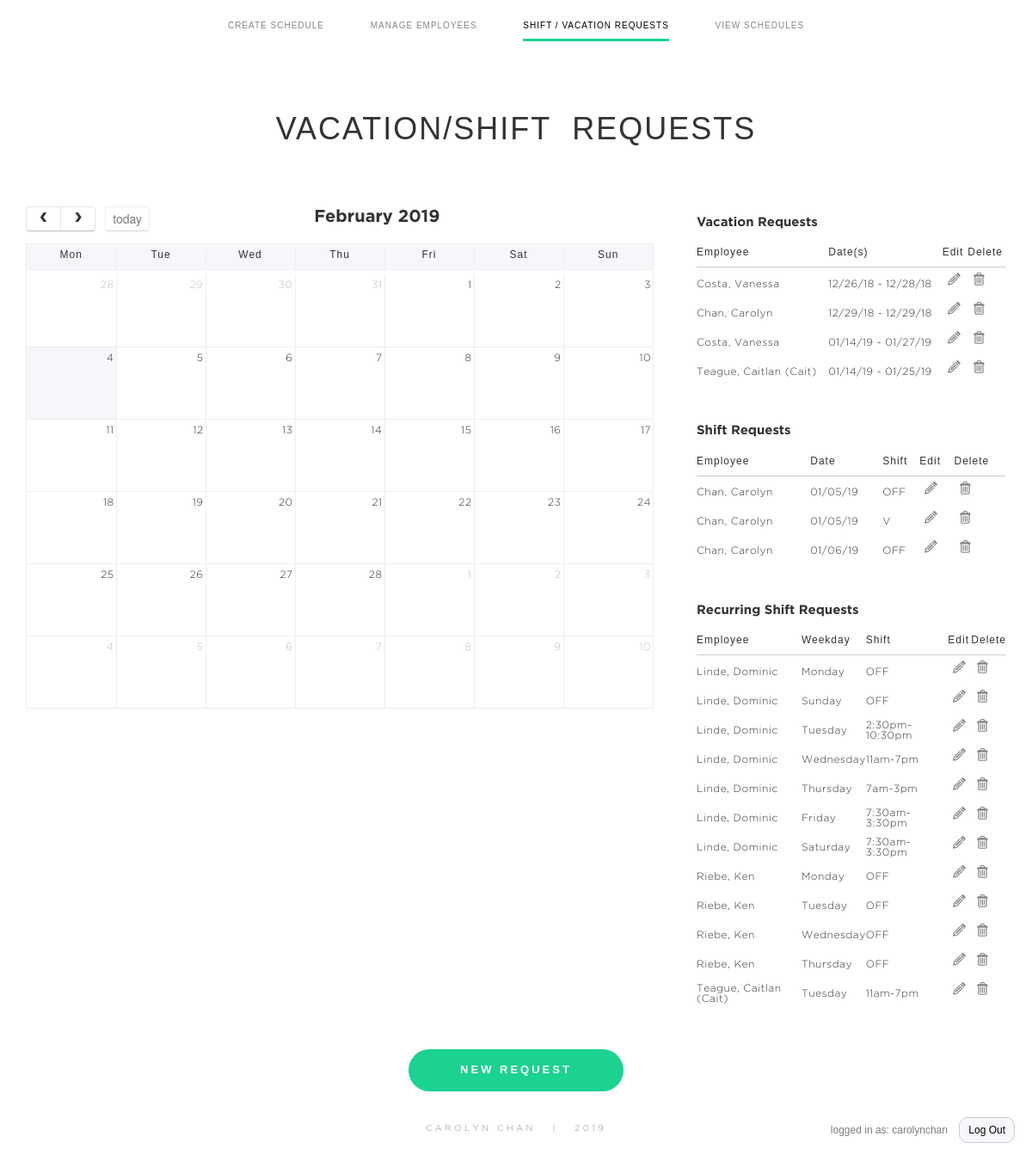
Page /scheduler/requests/ (signed in) on the committed database.
### scheduler/models.py (models this page shows, shortened)
class Request(models.Model):
    employee = models.ForeignKey(Employee, on_delete=models.CASCADE)

class VacationRequest(Request):
    startDate = models.DateField(default=datetime.date.today,)
    endDate = models.DateField(default=datetime.date.today, )

class Request(models.Model):
    employee = models.ForeignKey(Employee, on_delete=models.CASCADE)

class Employee(models.Model):
    POSITION_CHOICES = (
        ("SM", "Senior Manager"),
        ("AM", "Assistant Manager"),
        ("SIM", "Store Inventory Merchandiser"),
        ("SLIM", "Shift Leader"),
        ("BSI", "Bookseller I"),
        ("BSII", "Bookseller II"),
        ("PT", "Part Time Bookseller"),
        ("TB", "Temporary Bookseller"),
    )
    QUAD_CHOICES = ((i+1,i+1) for i in range(4))
    firstName = models.CharField(max_length=20, default="")
    lastName = models.CharField(max_length=20, default="")
    position = models.CharField(max_length=20,
                                choices=POSITION_CHOICES,
                                default="BSII",)
    hours = models.IntegerField(default=35, validators=[MaxValueValidator(35)])
    quad = models.IntegerField(blank=True,
                                null=True,
                                choices=QUAD_CHOICES)
    isBuyer = models.BooleanField(default=False)
    def __str__(self):
        return self.lastName + ", " + self.firstName
    class Meta:
        ordering = ('lastName', 'firstName')

class ShiftRequest(Request):
    date = models.DateField(default=datetime.date.today, )
    shift = models.CharField(max_length=15, default="", choices=SHIFT_CHOICES)

class RecurringShiftRequest(Request):
    weekDay = models.CharField(default="M", max_length=10, choices=WEEKDAY_CHOICES)
    shift = models.CharField(max_length=15, default="", choices=SHIFT_CHOICES)

### scheduler/views.py (the view)
# urls.py: url(r'^requests/vacation-request/(?P<pk>[0-9]+)/update/$', views.VacationRequestUpdate.as_view(), name='vacation-request-update'),
@login_required
def requests(request):
    vacation_request_list = VacationRequest.objects.order_by('startDate')
    shift_request_list = ShiftRequest.objects.order_by('date')
    recurring_shift_request_list = RecurringShiftRequest.objects.order_by('employee')
    template = loader.get_template('scheduler/requests.html')
    context = {
        'vacation_request_list': vacation_request_list,
        'shift_request_list' : shift_request_list,
        'recurring_shift_request_list' : recurring_shift_request_list,
    }
    return render(request, 'scheduler/requests.html', context)

### scheduler/templates/scheduler/requests.html (shortened to what this page needs)
{% include "scheduler/base.html" %}
{% include "scheduler/menu.html" %}
{% load staticfiles %}
<head>
    <link href="{% static 'fullcalendar-3.9.0/fullcalendar.min.css'%}" rel='stylesheet' />
    <link href="{% static 'fullcalendar-3.9.0/fullcalendar.print.min.css'%}" rel='stylesheet' media='print' />
</head>
<body class="requests">
    <div class="container">
        <div class="row">
            <div class="col-xs-12 center-block text-center">
                <h1 class="page-title">Vacation/Shift&nbsp; Requests</h1>
            </div>
        </div>
        <div class="row">
            <div id="request-div" class="sub-div">
                <div class="col-xs-8">
                    <div id='calendar'></div>
                </div>
                <div class="col-xs-4">
                    {% if recurring_shift_request_list or vacation_request_list or shift_request_list %}
                        <h4 class="subtitle">Vacation Requests</h4>
                        <table style="margin-bottom: 45px">
                            <thead class="sub-subtitle">
                                <th>Employee</th>
                                <th>Date(s)</th>
                                <th>Edit</th>
                                <th>Delete</th>
                            </thead>
                            <tbody>
                                {% for request in vacation_request_list %}
                                <tr>
                                    <td>{{ request.employee.lastName }}, {{ request.employee.firstName }}</td>
                                    <td>{{ request.startDate | date:"m/d/y" }} - {{ request.endDate | date:"m/d/y" }}</td>
                                    <td>
                                        <form action="{% url 'scheduler:vacation-request-update' request.id %}">
                                            <button class="edit-button" type="submit"><img src="{% static 'img/edit.png' %}"/></button>
                                        </form>
                                    </td>
                                    <td>
                                        <form action="{% url 'scheduler:vacation-request-delete' request.id %}" method="post">
                                            <button class="delete-button" type="submit" onclick="return confirm('Are you sure you want to delete this request?');">
                                                <img src="{% static 'img/delete.png' %}"/>
                                            </button>
                                        </form>
                                    </td>
                                </tr>
                                {% endfor %}
                            </tbody>
                        </table>
                        <h4 class="subtitle">Shift Requests</h4>
                        <table style="margin-bottom: 45px">
                            <thead class="sub-subtitle">
                                <th>Employee</th>
                                <th>Date</th>
                                <th>Shift</th>
                                <th>Edit</th>
                                <th>Delete</th>
                            </thead>
                            <tbody>
                                {% for request in shift_request_list %}
                                <tr>
                                    <td>{{ request.employee.lastName }}, {{ request.employee.firstName }}</td>
                                    <td>{{ request.date | date:"m/d/y" }}</td>
                                    <td>{{ request.get_shift_display }}</td>
                                    <td>
                                        <form action="{% url 'scheduler:shift-request-update' request.id %}">
                                            <button class="edit-button" type="submit"><img src="{% static 'img/edit.png' %}"/></button>
                                        </form>
                                    </td>
                                    <td>
                                        <form action="{% url 'scheduler:shift-request-delete' request.id %}" method="post">
                                            <button class="delete-button" type="submit" onclick="return confirm('Are you sure you want to delete this request?');">
                                                <img src="{% static 'img/delete.png' %}"/>
                                            </button>
                                        </form>
                                    </td>
                                </tr>
                                {% endfor %}
                            </tbody>
                        </table>
                        <h4 class="subtitle">Recurring Shift Requests</h4>
                        <table>
                            <thead class="sub-subtitle">
                                <th>Employee</th>
                                <th>Weekday</th>
                                <th>Shift</th>
                                <th>Edit</th>
                                <th>Delete</th>
                            </thead>
                            <tbody>
                                {% for request in recurring_shift_request_list %}
                                <tr>
                                    <td>{{ request.employee.lastName }}, {{ request.employee.firstName }}</td>
                                    <td>{{ request.get_weekDay_display }}</td>
                                    <td>{{ request.get_shift_display }}</td>
                                    <td>
                                        <form action="{% url 'scheduler:recurring-shift-request-update' request.id %}">
                                            <button class="edit-button" type="submit"><img src="{% static 'img/edit.png' %}"/></button>
                                        </form>
                                    </td>
                                    <td>
                                        <form action="{% url 'scheduler:recurring-shift-request-delete' request.id %}" method="post">
                                            <button class="delete-button" type="submit" onclick="return confirm('Are you sure you want to delete this request?');">
                                                <img src="{% static 'img/delete.png' %}"/>
                                            </button>
                                        </form>
                                    </td>
                                </tr>
                                {% endfor %}
                            </tbody>
                        </table>
                    {% else %}
                        <p>There are no active requests.</p>
                    {% endif %}
                </div>
                <div class="col-xs-12 center-block text-center">
                    <form action="{% url 'scheduler:request-prompt' %}">
                            <input id="request-button" class="submit-button" type="submit" value="New Request"/></input>
                    </form>
                </div>
            </div>
        </div>
    </div>
</body>
{% include 'scheduler/footer.html' %}

### scheduler/templates/scheduler/menu.html
<div class="container" id="menu-container">
    <div class="row">
        <div class="col-xs-12 center-block text-center">
            <ul id="menu">
                <li class="menu-item generate"><a href="{% url 'scheduler:index' %}">Create Schedule</a></li>
                <li class="menu-item employees"><a href="{% url 'scheduler:manage-employees' %}">Manage Employees</a></li>
                <li class="menu-item requests"><a href="{% url 'scheduler:requests' %}">Shift / Vacation Requests</a></li>
                <li class="menu-item schedules"><a href="{% url 'scheduler:schedules' %}">View Schedules</a></li>
            </ul>
        </div>
    </div>
</div>
<div id="login-bar">
            <div id="login-bar-text">
                <p id="login-text">logged in as: {{ request.user.username }}</p>
                <a class="logout-button" id="logout-link" href="/logout">Log Out</a>
            </div>
</div>

### scheduler/static/css/main.css (style rules this page uses)
#login-bar { position: fixed; bottom: 0; height: 60px; text-align: right; line-height: 60px; font-size: 12px; right: 0; z-index: 100; }
#login-bar-text { display: inline-block; background-color: white; -webkit-box-shadow: 30px 40px 107px 76px rgba(255,255,255,1); -moz-box-shadow: 30px 40px 107px 76px rgba(255,255,255,1); box-shadow: 30px 40px 107px 76px rgba(255,255,255,1); }
#login-text { font-family: Pier Sans, arial, sans-serif; color: #7E7E7E; display: inline-block; }
.logout-button { border: 1px solid #aaa; border: 1px solid #ccc; border-radius: 10px; font-family: Pier Sans, arial, sans-serif; background-color: #F6F7FB; color: black; padding: 6px 12px; font-size: 12px; -webkit-transition: all 0.2s ease-out; -moz-transition: all 0.2s ease-out; -o-transition: all 0.2s ease-out; transition: all 0.2s ease-out; }
#logout-link { text-decoration: none; margin-left: 10px; margin-right: 20px; height: 25px; padding: 7px 10px; }
#menu-container { height: 60px; line-height: 60px; }
#menu { font-family: Pier Sans, Arial, Helvetica, sans-serif; text-transform: uppercase; font-size: 10px; letter-spacing: 1px; }
.menu-item { list-style: none; display: inline-block; margin-left: 25px; margin-right: 25px; }
.menu-item a { color: #868686; padding-bottom: 10px; -webkit-transition: all 0.2s ease-out; -moz-transition: all 0.2s ease-out; -o-transition: all 0.2s ease-out; transition: all 0.2s ease-out; }
body.generate #menu .menu-item.generate a, body.employees #menu .menu-item.employees a, body.requests #menu .menu-item.requests a, body.schedules #menu .menu-item.schedules a { color: black; border-bottom: 3px solid #1BD290; min-height: 100%; }
.page-title { font-family: Markella, Arial, Helvetica, sans-serif; text-transform: uppercase; font-size: 36px; letter-spacing: 2px; margin-top: 60px; margin-bottom: 45px; }
ul { list-style: none; padding: 0px; }
.sub-div { margin: 0 auto; background-color: #F6F7FB; -webkit-border-radius: 25px; -moz-border-radius: 25px; border-radius: 25px; }
.subtitle { font-family: Gotham; font-weight: bold; font-size: 18px; }
.sub-subtitle { font-family: Pier Sans, Arial, sans-serif; font-size: 12px; letter-spacing: 1px; font-weight: 100; }
.submit-button { background-color: #1BD290; -webkit-border-radius: 50px; -moz-border-radius: 50px; border-radius: 50px; font-family: Pier Sans, arial, sans-serif; font-weight: bold; color: white; font-size: 13px; letter-spacing: 3px; text-transform: uppercase; border: 0px; padding: 15px 60px; -webkit-transition: all 0.2s ease-out; -moz-transition: all 0.2s ease-out; -o-transition: all 0.2s ease-out; transition: all 0.2s ease-out; }
table { width: 100%; }
thead { border-bottom: 0.5px solid #ccc; }
body.generate th, body.employees th, body.requests th { font-family: Pier Sans, Arial, sans-serif; font-size: 12px; letter-spacing: 1px; padding-bottom: 10px; font-weight: 100; }
tr { font-family: Gotham, Arial, sans-serif; font-size: 12px; font-weight: 100; letter-spacing: 0.5px; }
body.generate td, body.employees td, body.requests td { padding-top: 5px; }
.edit-button, .delete-button, #next-week, #prev-week { background-color: rgba(0,0,0,0); border: 0px; }
.edit-button img, .delete-button img, #next-week img, #prev-week img { height: 15px; width: 15px; }
.edit-button img, .delete-button img { opacity: 0.5; }
#calendar { margin: 0 auto; padding-right: 20px; }
#request-div { margin-top: 25px; }
#request-div .subtitle { margin-bottom: 20px; }
#request-button { margin-top: 50px; }
body.requests .subtitle { font-size: 15px; }

### rows in the picture
VacationRequest: employee.lastName "Costa", employee.firstName "Vanessa", startDate "12/26/18", endDate "12/28/18"
VacationRequest: employee.lastName "Chan", employee.firstName "Carolyn", startDate "12/29/18", endDate "12/29/18"
VacationRequest: employee.lastName "Costa", employee.firstName "Vanessa", startDate "01/14/19", endDate "01/27/19"
VacationRequest: employee.lastName "Teague", employee.firstName "Caitlan (Cait)", startDate "01/14/19", endDate "01/25/19"
ShiftRequest: employee.lastName "Chan", employee.firstName "Carolyn", date "01/05/19", shift "OFF"
ShiftRequest: employee.lastName "Chan", employee.firstName "Carolyn", date "01/05/19", shift "V"
ShiftRequest: employee.lastName "Chan", employee.firstName "Carolyn", date "01/06/19", shift "OFF"
RecurringShiftRequest: employee.lastName "Linde", employee.firstName "Dominic", weekDay "Monday", shift "OFF"
RecurringShiftRequest: employee.lastName "Linde", employee.firstName "Dominic", weekDay "Sunday", shift "OFF"
RecurringShiftRequest: employee.lastName "Linde", employee.firstName "Dominic", weekDay "Tuesday", shift "2:30pm-10:30pm"
RecurringShiftRequest: employee.lastName "Linde", employee.firstName "Dominic", weekDay "Wednesday", shift "11am-7pm"
RecurringShiftRequest: employee.lastName "Linde", employee.firstName "Dominic", weekDay "Thursday", shift "7am-3pm"
RecurringShiftRequest: employee.lastName "Linde", employee.firstName "Dominic", weekDay "Friday", shift "7:30am-3:30pm"
RecurringShiftRequest: employee.lastName "Linde", employee.firstName "Dominic", weekDay "Saturday", shift "7:30am-3:30pm"
RecurringShiftRequest: employee.lastName "Riebe", employee.firstName "Ken", weekDay "Monday", shift "OFF"
RecurringShiftRequest: employee.lastName "Riebe", employee.firstName "Ken", weekDay "Tuesday", shift "OFF"
RecurringShiftRequest: employee.lastName "Riebe", employee.firstName "Ken", weekDay "Wednesday", shift "OFF"
RecurringShiftRequest: employee.lastName "Riebe", employee.firstName "Ken", weekDay "Thursday", shift "OFF"
RecurringShiftRequest: employee.lastName "Teague", employee.firstName "Caitlan (Cait)", weekDay "Tuesday", shift "11am-7pm"

### other values in the picture
{{ request.user.username }} "carolynchan"
